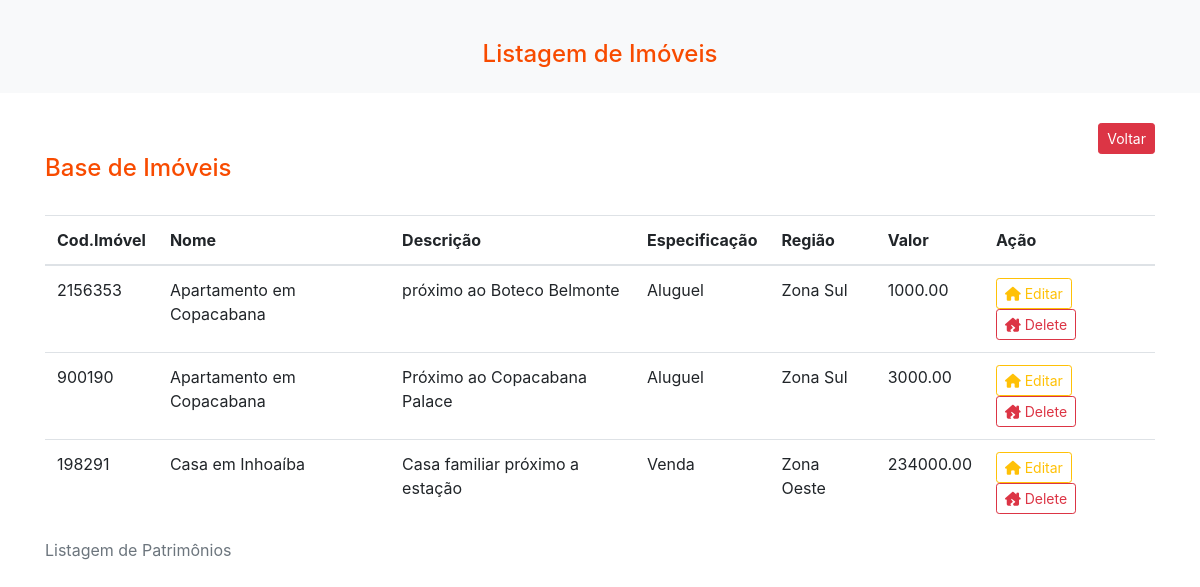
The app's page /listar_imoveis.php with its own data.
### tables this page shows
CREATE TABLE `imoveis` (
  `id` int(11) NOT NULL,
  `codimovel` int(11) NOT NULL,
  `nome` varchar(100) NOT NULL,
  `descricao` varchar(150) NOT NULL,
  `especificacao` varchar(254) NOT NULL,
  `regiao` varchar(100) NOT NULL,
  `valor` decimal(13,2) NOT NULL
);

### listar_imoveis.php (the view, shortened to what this page needs)
<!DOCTYPE html>
<html>
<head>
<link rel="stylesheet" href="css/bootstrap.css">
</head>
<body>
<div class="p-3 mb-2 bg-light text-dark">
    <h4 align="center" id="title">Listagem de Imóveis</h4>
</div>
 <div class="container" id="listContainer" style="margin-top: 30px">
      <div style="text-align:right">
        <a href="menu.php" role="button" class="btn btn-danger btn-sm ">Voltar</a>
      </div>
        <h4>Base de Imóveis</h4>
    <br />
    <table class="table">
  <caption>Listagem de Patrimônios</caption>
  <thead>
    <tr>
      <th scope="col">Cod.Imóvel</th>
      <th scope="col">Nome</th>
      <th scope="col">Descrição</th>
      <th scope="col">Especificação</th>
      <th scope="col">Região</th>
      <th scope="col">Valor</th>
      <th scope="col">Ação</th>
    </tr>
  </thead>
  <tbody>
    <tr>
        <?php
            include 'conexao.php';
            $sql = "SELECT * FROM `imoveis`";
            $busca = mysqli_query($conexao, $sql);
            while($array = mysqli_fetch_array($busca))
            {
                $id = $array['id'];
                $codimovel = $array['codimovel'];
                $nome = $array['nome'];
                $descricao = $array['descricao'];
                $especificacao = $array['especificacao'];
                $regiao = $array['regiao'];
                $valor = $array['valor'];
        ?>
       <td><?php echo $codimovel ?></td>
       <td><?php echo $nome ?></td>
       <td><?php echo $descricao ?></td>
       <td><?php echo $especificacao ?></td>
       <td><?php echo $regiao ?></td>
       <td><?php echo $valor ?></td>
       <td>
          <a class="btn btn-outline-warning btn-sm" href="editar_produto.php?id=<?php echo $id ?>" role="button"><i class="fas fa-home"></i>&nbsp;Editar</a>
          <a class="btn btn-outline-danger btn-sm" href="deletar_imovel.php?id=<?php echo $id ?>" role="button"><i class="fas fa-house-damage"></i>&nbsp;Delete</a>
       </td>
      </tr>
    <?php
        }
    ?>
     </tbody>
</table>
</div>
</body>
</html>

### listar_imoveis.php (style rules this page uses)
#listContainer { color: #f84b00; }
h4 { color: #f84b00; }

### records on screen
imoveis: codimovel "2156353", nome "Apartamento em Copacabana", descricao "próximo ao Boteco Belmonte", especificacao "Aluguel", regiao "Zona Sul", valor "1000.00"
imoveis: codimovel "900190", nome "Apartamento em Copacabana", descricao "Próximo ao Copacabana Palace", especificacao "Aluguel", regiao "Zona Sul", valor "3000.00"
imoveis: codimovel "198291", nome "Casa em Inhoaíba", descricao "Casa familiar próximo a estação", especificacao "Venda", regiao "Zona Oeste", valor "234000.00"
